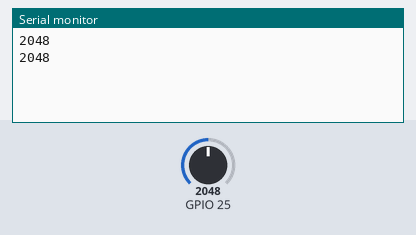
The sketch below on a simulated ESP32. Parts: the last lines printed to the serial monitor. Inputs (shaded band) come from the test bench; at power-on: GPIO 25 = 2048.

Above: at 1.7 s.
1.8 s: GPIO 25 set to 2866
At 2.8 s:
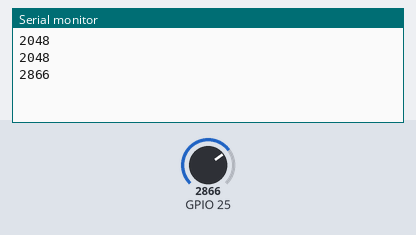
3.3 s: GPIO 25 set to 3603
At 4.6 s:
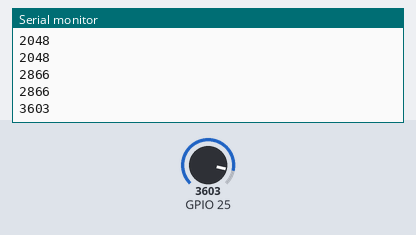
Timing chart, 0 to 6.3 s (numbered marks = the images above; inputs shaded):
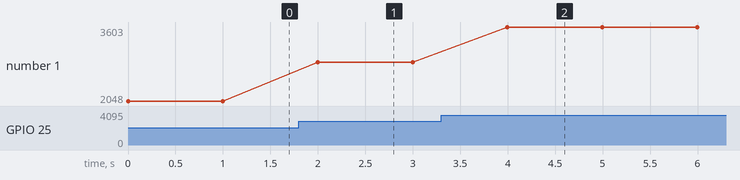

Measured:
- after the input at 1.8 s, the serial monitor: prints a new line after 0.20 s (image 1)
- after the input at 3.3 s, the serial monitor: prints a new line after 0.70 s (image 2)
- plotted number 1: 2048 → 2866 after the input at 1.8 s, 2866 → 3603 after the input at 3.3 s

The sketch:

Prueba-Distancia.ino
```cpp
void setup()
{
  Serial.begin(115200);
}

void loop()
{
  int val=analogRead(25);
  Serial.println(val);
  delay(999);
}
```
